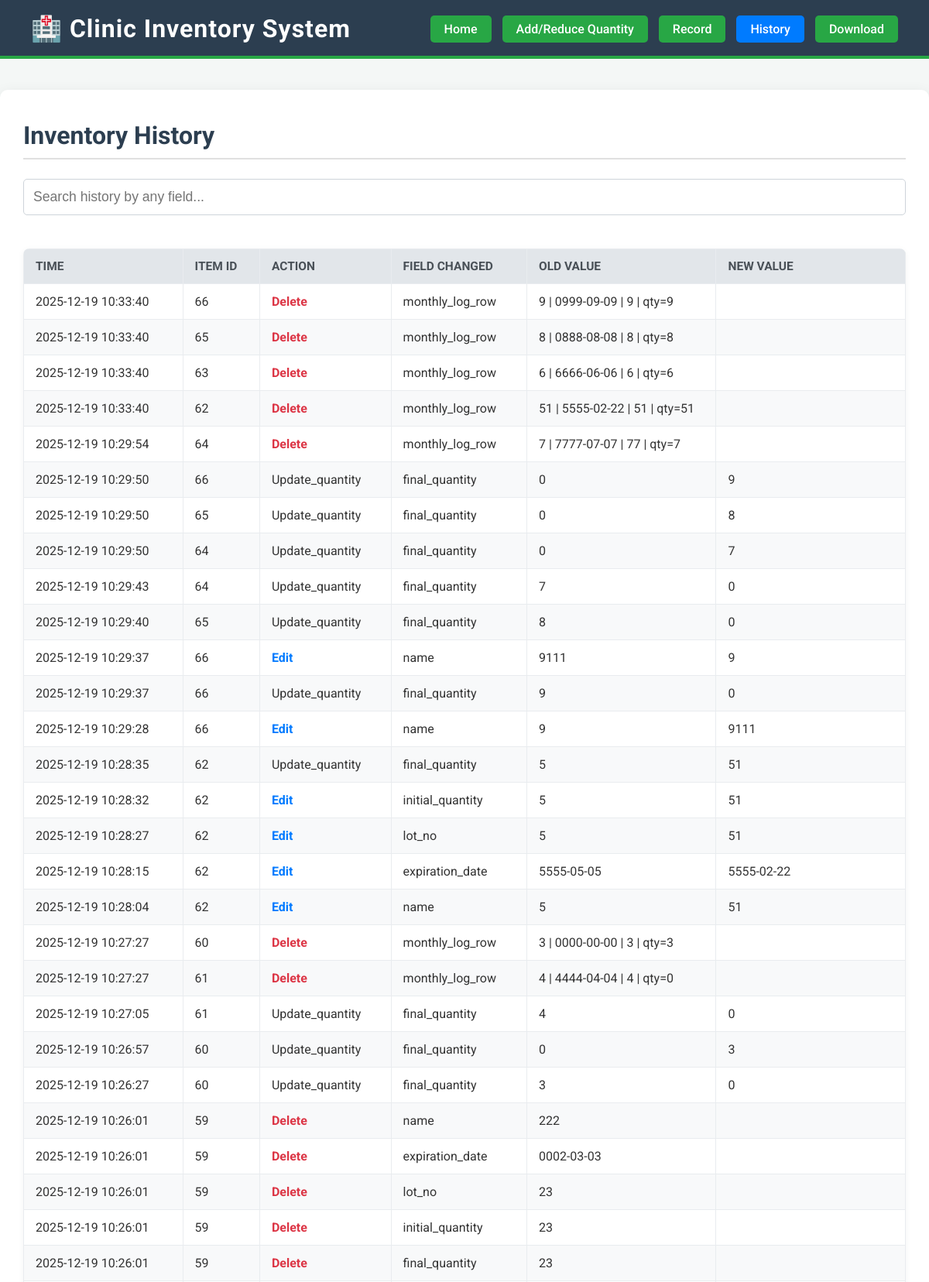
The page /history.php (upper part) on the database its author committed.
### tables this page shows
CREATE TABLE `history` (
  `id` int(11) NOT NULL,
  `item_id` int(11) DEFAULT NULL,
  `action` varchar(50) NOT NULL,
  `field_changed` varchar(100) NOT NULL,
  `old_value` varchar(255) DEFAULT NULL,
  `new_value` varchar(255) DEFAULT NULL,
  `action_time` timestamp NOT NULL DEFAULT current_timestamp()
);

### history.php (the view, shortened to what this page needs)
<?php
include 'db_connect.php';
$result = $conn->query("SELECT * FROM history ORDER BY action_time DESC");
?>
<!DOCTYPE html>
<html lang="en">
<head>
    <link rel="stylesheet" href="assets/css/history.css">
</head>
<body>
    <div class="navbar">
        <div class="title">🏥 Clinic Inventory System</div>
        <div class="nav-links">
            <a href="index.php">Home</a>
            <a href="add_reduce_quantity.php">Add/Reduce Quantity</a>
            <a href="monthly_log.php">Record</a>
            <a href="history.php" style="background:#007bff;">History</a>
            <a href="download.php">Download</a>
        </div>
    </div>
    <div class="container">
        <h1>Inventory History</h1>
        <div style="margin-bottom:18px;">
            <input type="text" id="searchBar" placeholder="Search history by any field..." style="width:100%;">
        </div>
        <table id="historyTable">
            <thead>
            <tr>
                <th>Time</th>
                <th>Item ID</th>
                <th>Action</th>
                <th>Field Changed</th>
                <th>Old Value</th>
                <th>New Value</th>
            </tr>
            </thead>
            <tbody>
            <?php if ($result && $result->num_rows > 0): ?>
                <?php while($row = $result->fetch_assoc()): ?>
                    <tr>
                        <td><?= htmlspecialchars($row['action_time']) ?></td>
                        <td><?= htmlspecialchars($row['item_id']) ?></td>
                        <td class="action-<?= htmlspecialchars($row['action']) ?>"><?= htmlspecialchars(ucfirst($row['action'])) ?></td>
                        <td><?= htmlspecialchars($row['field_changed']) ?></td>
                        <td><?= htmlspecialchars($row['old_value']) ?></td>
                        <td><?= htmlspecialchars($row['new_value']) ?></td>
                    </tr>
                <?php endwhile; ?>
            <?php else: ?>
                <tr><td colspan="7">No history found.</td></tr>
            <?php endif; ?>
            </tbody>
        </table>
    </div>
</body>
</html>

### assets/css/history.css (style rules this page uses)
body { font-family: 'Roboto', Arial, sans-serif; background: #f4f7f6; margin: 0; color: #333; }
.navbar { background: #2c3e50; color: #fff; padding: 18px 0 16px 0; border-bottom: 4px solid #28a745; display: flex; justify-content: space-between; align-items: center; }
.navbar .title { font-size: 2em; font-weight: 700; margin-left: 40px; letter-spacing: 1px; }
.navbar .nav-links { margin-right: 40px; }
.navbar .nav-links a { color: #fff; text-decoration: none; background: #28a745; padding: 8px 18px; border-radius: 5px; font-weight: 500; margin-left: 10px; transition: background 0.2s; }
.container { max-width: 1200px; margin: 40px auto; background: #fff; border-radius: 10px; box-shadow: 0 4px 18px rgba(0,0,0,0.08); padding: 40px 30px 50px 30px; }
h1 { color: #2c3e50; border-bottom: 2px solid #e0e0e0; padding-bottom: 10px; margin-top: 0; margin-bottom: 25px; font-weight: 700; }
#searchBar { width: 100%; padding: 12px; border: 1px solid #ced4da; border-radius: 5px; font-size: 1.1em; margin-bottom: 25px; box-sizing: border-box; }
table { width: 100%; border-collapse: collapse; margin-top: 10px; box-shadow: 0 2px 8px rgba(0,0,0,0.05); border-radius: 8px; overflow: hidden; }
th, td { border: 1px solid #e9ecef; padding: 13px 15px; text-align: left; max-width: 180px; white-space: pre-line; word-break: break-word; overflow-wrap: break-word; }
th { background: #e2e6ea; color: #495057; font-weight: 700; text-transform: uppercase; font-size: 0.97em; }
tr:nth-child(even) { background: #f8f9fa; }
.action-edit { color: #007bff; font-weight: 700; }
.action-delete { color: #dc3545; font-weight: 700; }

### rows shown on the page
history: action_time "2025-12-19 10:33:40", item "66", action "Delete", field_changed "monthly_log_row", old_value "9 | 0999-09-09 | 9 | qty=9"
history: action_time "2025-12-19 10:33:40", item "65", action "Delete", field_changed "monthly_log_row", old_value "8 | 0888-08-08 | 8 | qty=8"
history: action_time "2025-12-19 10:33:40", item "63", action "Delete", field_changed "monthly_log_row", old_value "6 | 6666-06-06 | 6 | qty=6"
history: action_time "2025-12-19 10:33:40", item "62", action "Delete", field_changed "monthly_log_row", old_value "51 | 5555-02-22 | 51 | qty=51"
history: action_time "2025-12-19 10:29:54", item "64", action "Delete", field_changed "monthly_log_row", old_value "7 | 7777-07-07 | 77 | qty=7"
history: action_time "2025-12-19 10:29:50", item "66", action "Update_quantity", field_changed "final_quantity", old_value "0", new_value "9"
history: action_time "2025-12-19 10:29:50", item "65", action "Update_quantity", field_changed "final_quantity", old_value "0", new_value "8"
history: action_time "2025-12-19 10:29:50", item "64", action "Update_quantity", field_changed "final_quantity", old_value "0", new_value "7"
history: action_time "2025-12-19 10:29:43", item "64", action "Update_quantity", field_changed "final_quantity", old_value "7", new_value "0"
history: action_time "2025-12-19 10:29:40", item "65", action "Update_quantity", field_changed "final_quantity", old_value "8", new_value "0"
history: action_time "2025-12-19 10:29:37", item "66", action "Edit", field_changed "name", old_value "9111", new_value "9"
history: action_time "2025-12-19 10:29:37", item "66", action "Update_quantity", field_changed "final_quantity", old_value "9", new_value "0"
history: action_time "2025-12-19 10:29:28", item "66", action "Edit", field_changed "name", old_value "9", new_value "9111"
history: action_time "2025-12-19 10:28:35", item "62", action "Update_quantity", field_changed "final_quantity", old_value "5", new_value "51"
history: action_time "2025-12-19 10:28:32", item "62", action "Edit", field_changed "initial_quantity", old_value "5", new_value "51"
history: action_time "2025-12-19 10:28:27", item "62", action "Edit", field_changed "lot_no", old_value "5", new_value "51"
history: action_time "2025-12-19 10:28:15", item "62", action "Edit", field_changed "expiration_date", old_value "5555-05-05", new_value "5555-02-22"
history: action_time "2025-12-19 10:28:04", item "62", action "Edit", field_changed "name", old_value "5", new_value "51"
history: action_time "2025-12-19 10:27:27", item "60", action "Delete", field_changed "monthly_log_row", old_value "3 | 0000-00-00 | 3 | qty=3"
history: action_time "2025-12-19 10:27:27", item "61", action "Delete", field_changed "monthly_log_row", old_value "4 | 4444-04-04 | 4 | qty=0"
history: action_time "2025-12-19 10:27:05", item "61", action "Update_quantity", field_changed "final_quantity", old_value "4", new_value "0"
history: action_time "2025-12-19 10:26:57", item "60", action "Update_quantity", field_changed "final_quantity", old_value "0", new_value "3"
history: action_time "2025-12-19 10:26:27", item "60", action "Update_quantity", field_changed "final_quantity", old_value "3", new_value "0"
history: action_time "2025-12-19 10:26:01", item "59", action "Delete", field_changed "name", old_value "222"
history: action_time "2025-12-19 10:26:01", item "59", action "Delete", field_changed "expiration_date", old_value "0002-03-03"
history: action_time "2025-12-19 10:26:01", item "59", action "Delete", field_changed "lot_no", old_value "23"
history: action_time "2025-12-19 10:26:01", item "59", action "Delete", field_changed "initial_quantity", old_value "23"
history: action_time "2025-12-19 10:26:01", item "59", action "Delete", field_changed "final_quantity", old_value "23"
